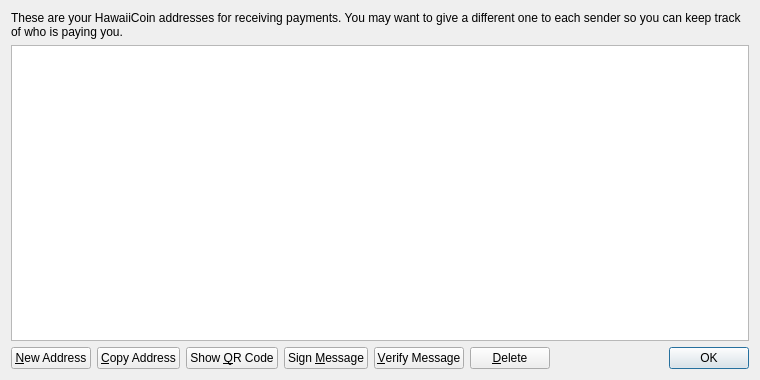
<?xml version="1.0" encoding="UTF-8"?>
<ui version="4.0">
 <class>AddressBookPage</class>
 <widget class="QWidget" name="AddressBookPage">
  <property name="geometry">
   <rect>
    <x>0</x>
    <y>0</y>
    <width>760</width>
    <height>380</height>
   </rect>
  </property>
  <property name="windowTitle">
   <string>Address Book</string>
  </property>
  <layout class="QVBoxLayout" name="verticalLayout">
   <item>
    <widget class="QLabel" name="labelExplanation">
     <property name="text">
      <string>These are your HawaiiCoin addresses for receiving payments. You may want to give a different one to each sender so you can keep track of who is paying you.</string>
     </property>
     <property name="textFormat">
      <enum>Qt::PlainText</enum>
     </property>
     <property name="wordWrap">
      <bool>true</bool>
     </property>
    </widget>
   </item>
   <item>
    <widget class="QTableView" name="tableView">
     <property name="contextMenuPolicy">
      <enum>Qt::CustomContextMenu</enum>
     </property>
     <property name="toolTip">
      <string>Double-click to edit address or label</string>
     </property>
     <property name="tabKeyNavigation">
      <bool>false</bool>
     </property>
     <property name="selectionMode">
      <enum>QAbstractItemView::SingleSelection</enum>
     </property>
     <property name="selectionBehavior">
      <enum>QAbstractItemView::SelectRows</enum>
     </property>
     <property name="sortingEnabled">
      <bool>true</bool>
     </property>
     <attribute name="verticalHeaderVisible">
      <bool>false</bool>
     </attribute>
    </widget>
   </item>
   <item>
    <layout class="QHBoxLayout" name="horizontalLayout">
     <item>
      <widget class="QPushButton" name="newAddressButton">
       <property name="toolTip">
        <string>Create a new address</string>
       </property>
       <property name="text">
        <string>&amp;New Address</string>
       </property>
      </widget>
     </item>
     <item>
      <widget class="QPushButton" name="copyToClipboard">
       <property name="toolTip">
        <string>Copy the currently selected address to the system clipboard</string>
       </property>
       <property name="text">
        <string>&amp;Copy Address</string>
       </property>
      </widget>
     </item>
     <item>
      <widget class="QPushButton" name="showQRCode">
       <property name="text">
        <string>Show &amp;QR Code</string>
       </property>
      </widget>
     </item>
     <item>
      <widget class="QPushButton" name="signMessage">
       <property name="toolTip">
        <string>Sign a message to prove you own a HawaiiCoin address</string>
       </property>
       <property name="text">
        <string>Sign &amp;Message</string>
       </property>
      </widget>
     </item>
     <item>
      <widget class="QPushButton" name="verifyMessage">
       <property name="toolTip">
        <string>Verify a message to ensure it was signed with a specified HawaiiCoin address</string>
       </property>
       <property name="text">
        <string>&amp;Verify Message</string>
       </property>
      </widget>
     </item>
     <item>
      <widget class="QPushButton" name="deleteButton">
       <property name="toolTip">
        <string>Delete the currently selected address from the list</string>
       </property>
       <property name="text">
        <string>&amp;Delete</string>
       </property>
      </widget>
     </item>
     <item>
      <spacer name="horizontalSpacer">
       <property name="orientation">
        <enum>Qt::Horizontal</enum>
       </property>
       <property name="sizeHint" stdset="0">
        <size>
         <width>40</width>
         <height>20</height>
        </size>
       </property>
      </spacer>
     </item>
     <item>
      <widget class="QDialogButtonBox" name="buttonBox">
       <property name="sizePolicy">
        <sizepolicy hsizetype="Maximum" vsizetype="Fixed">
         <horstretch>0</horstretch>
         <verstretch>0</verstretch>
        </sizepolicy>
       </property>
       <property name="standardButtons">
        <set>QDialogButtonBox::Ok</set>
       </property>
      </widget>
     </item>
    </layout>
   </item>
  </layout>
 </widget>
 <resources>
  <include location="../bitcoin.qrc"/>
 </resources>
 <connections/>
</ui>
